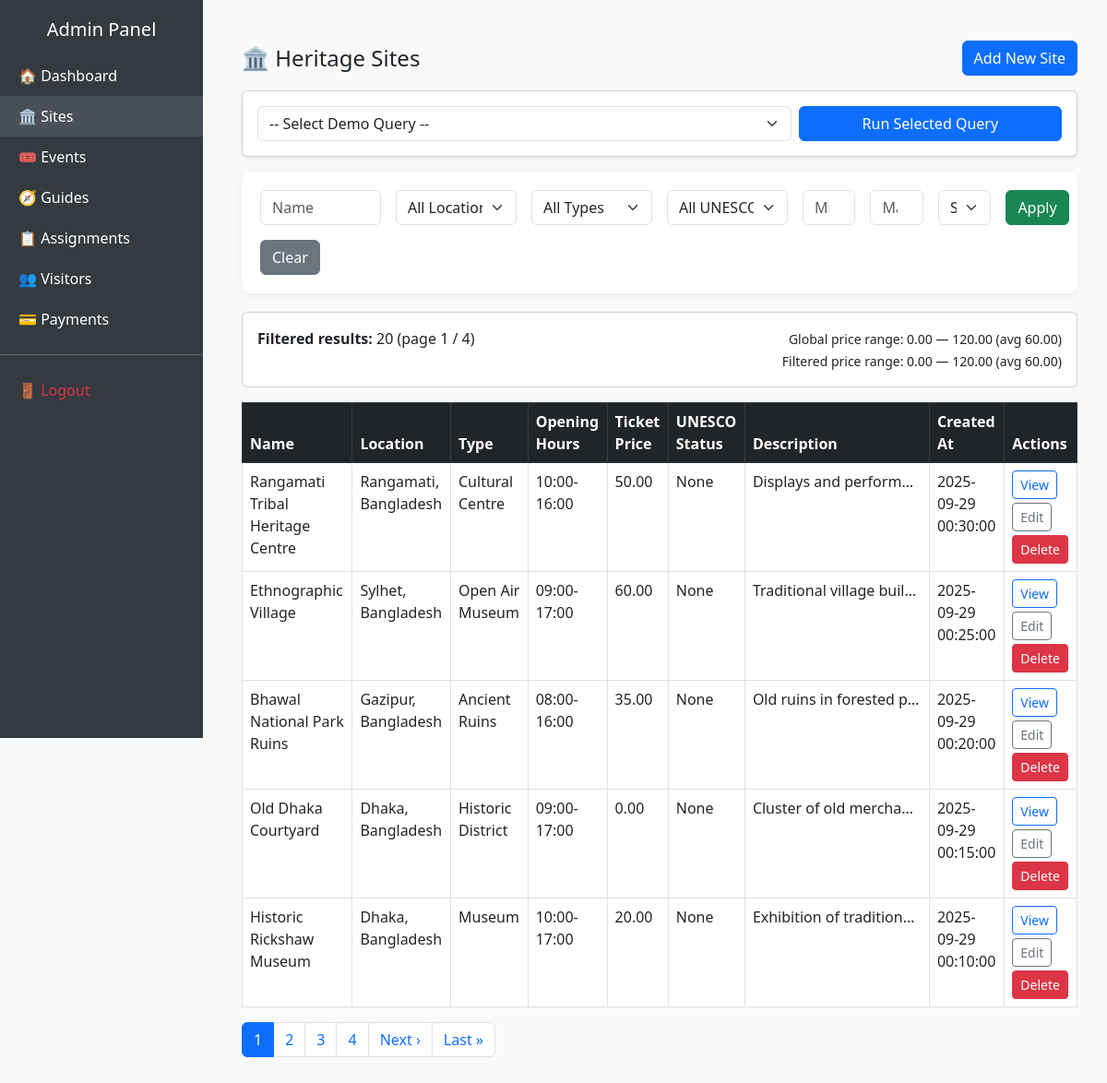
Page /admin/manage_sites.php (signed in) on the committed database.
### tables this page shows
CREATE TABLE IF NOT EXISTS HeritageSites (
  site_id INT AUTO_INCREMENT PRIMARY KEY,
  name VARCHAR(150) NOT NULL,
  location VARCHAR(200),
  type VARCHAR(100),
  opening_hours VARCHAR(100),
  ticket_price DECIMAL(10,2) DEFAULT 0,
  unesco_status ENUM('None','Tentative','World Heritage') DEFAULT 'None',
  description TEXT,
  created_at TIMESTAMP DEFAULT CURRENT_TIMESTAMP
);

### admin/manage_sites.php (the view, shortened to what this page needs)
<?php
require_once 'headerFooter.php';
require_once __DIR__ . '/../includes/db_connect.php';
function h($s){ return htmlspecialchars((string)$s, ENT_QUOTES | ENT_HTML5); }
$filter_name = trim($_GET['filter_name'] ?? '');
$filter_price_min = (isset($_GET['filter_price_min']) && $_GET['filter_price_min'] !== '') ? (float)$_GET['filter_price_min'] : null;
$filter_price_max = (isset($_GET['filter_price_max']) && $_GET['filter_price_max'] !== '') ? (float)$_GET['filter_price_max'] : null;
$page = max(1, (int)($_GET['page'] ?? 1));
$perPage = 5;
$globalStats = $pdo->query("SELECT COUNT(*) AS total, MIN(ticket_price) AS min_price, MAX(ticket_price) AS max_price, AVG(ticket_price) AS avg_price FROM HeritageSites")->fetch(PDO::FETCH_ASSOC);
$globalMin = $globalStats['min_price'] !== null ? (float)$globalStats['min_price'] : 0.00;
$globalMax = $globalStats['max_price'] !== null ? (float)$globalStats['max_price'] : 0.00;
$globalAvg = $globalStats['avg_price'] !== null ? (float)$globalStats['avg_price'] : 0.00;
$where = ' WHERE 1=1';
$params = [];
$order_by = 'created_at DESC';
$totalStmt = $pdo->prepare("SELECT COUNT(*) FROM HeritageSites $where");
$totalStmt->execute($params);
$totalRows = (int)$totalStmt->fetchColumn();
$totalPages = max(1, (int)ceil($totalRows / $perPage));
$offset = ($page - 1) * $perPage;
$query = "SELECT * FROM HeritageSites $where ORDER BY $order_by LIMIT :offset, :perPage";
$stmt = $pdo->prepare($query);
$stmt->bindValue(':offset', (int)$offset, PDO::PARAM_INT);
$stmt->bindValue(':perPage', (int)$perPage, PDO::PARAM_INT);
$stmt->execute();
$sites = $stmt->fetchAll(PDO::FETCH_ASSOC);
$filteredStatsStmt = $pdo->prepare("SELECT COUNT(*) AS total, MIN(ticket_price) AS min_price, MAX(ticket_price) AS max_price, AVG(ticket_price) AS avg_price FROM HeritageSites $where");
$filteredStatsStmt->execute($params);
$filteredStats = $filteredStatsStmt->fetch(PDO::FETCH_ASSOC);
?>
<!doctype html>
<html lang="en">
<head>
<link href="https://cdn.jsdelivr.net/npm/bootstrap@5.3.0/dist/css/bootstrap.min.css" rel="stylesheet">
</head>
<body>
<div class="container py-4">
    <div class="d-flex justify-content-between align-items-center mb-3">
        <h4 class="m-0">🏛️ Heritage Sites</h4>
        <div>
            <a class="btn btn-primary" href="site_edit.php">Add New Site</a>
        </div>
    </div>
    <div class="card mb-3 p-3 shadow-sm">
      <form method="post" class="row g-2 align-items-center">
        <div class="col-md-8">
          <select name="query_key" class="form-select" required>
            <option value="">-- Select Demo Query --</option>
          </select>
        </div>
        <div class="col-md-4">
          <button class="btn btn-primary w-100">Run Selected Query</button>
        </div>
      </form>
    </div>
    <div class="filter-card">
        <form class="row g-3" method="get" novalidate>
            <div class="col-md-2"><input type="text" name="filter_name" class="form-control" placeholder="Name" value="<?= h($filter_name) ?>"></div>
            <div class="col-md-2">
                <select name="filter_location" class="form-select">
                    <option value="">All Locations</option>
                </select>
            </div>
            <div class="col-md-2">
                <select name="filter_type" class="form-select">
                    <option value="">All Types</option>
                </select>
            </div>
            <div class="col-md-2">
                <select name="filter_unesco" class="form-select">
                    <option value="">All UNESCO</option>
                </select>
            </div>
            <div class="col-md-1"><input type="number" step="1" min="<?= h((string)$globalMin) ?>" max="<?= h((string)$globalMax) ?>" name="filter_price_min" class="form-control" placeholder="Min" value="<?= h($filter_price_min ?? '') ?>"></div>
            <div class="col-md-1"><input type="number" step="1" min="<?= h((string)$globalMin) ?>" max="<?= h((string)$globalMax) ?>" name="filter_price_max" class="form-control" placeholder="Max" value="<?= h($filter_price_max ?? '') ?>"></div>
            <div class="col-md-1">
                <select name="sort_price" class="form-select">
                    <option value="">Sort Price</option>
                </select>
            </div>
            <div class="col-md-1 d-grid"><button class="btn btn-success">Apply</button></div>
            <div class="col-md-1 d-grid"><a class="btn btn-secondary" href="manage_sites.php">Clear</a></div>
        </form>
    </div>
    <div class="mb-3">
        <div class="card p-3">
            <div class="row">
                <div class="col-md-6"><strong>Filtered results:</strong> <?= (int)($filteredStats['total'] ?? 0) ?> (page <?= $page ?> / <?= $totalPages ?>)</div>
                <div class="col-md-6 text-md-end">
                    <small>Global price range: <?= number_format((float)$globalMin, 2) ?> — <?= number_format((float)$globalMax, 2) ?> (avg <?= number_format((float)$globalAvg, 2) ?>)</small><br>
                    <small>Filtered price range: <?= $filteredStats['min_price'] !== null ? number_format((float)$filteredStats['min_price'], 2) : '-' ?> — <?= $filteredStats['max_price'] !== null ? number_format((float)$filteredStats['max_price'], 2) : '-' ?> (avg <?= $filteredStats['avg_price'] !== null ? number_format((float)$filteredStats['avg_price'], 2) : '-' ?>)</small>
                </div>
            </div>
        </div>
    </div>
    <?php if (empty($sites)): ?>
        <div class="alert alert-info">No heritage sites found with these filters.</div>
    <?php else: ?>
        <table class="table table-hover table-bordered bg-white">
            <thead class="table-dark">
                <tr>
                    <th>Name</th>
                    <th>Location</th>
                    <th>Type</th>
                    <th>Opening Hours</th>
                    <th>Ticket Price</th>
                    <th>UNESCO Status</th>
                    <th>Description</th>
                    <th>Created At</th>
                    <th>Actions</th>
                </tr>
            </thead>
            <tbody>
            <?php foreach ($sites as $s): ?>
                <tr>
                    <td><?= h($s['name']) ?></td>
                    <td><?= h($s['location']) ?></td>
                    <td><?= h($s['type']) ?></td>
                    <td><?= h($s['opening_hours']) ?></td>
                    <td><?= number_format((float)($s['ticket_price'] ?? 0), 2) ?></td>
                    <td><?= h($s['unesco_status']) ?></td>
                    <td class="truncate" title="<?= h($s['description']) ?>"><?= h($s['description']) ?></td>
                    <td><?= h($s['created_at']) ?></td>
                    <td>
                        <a href="../site_view.php?id=<?= (int)$s['site_id'] ?>" class="btn btn-sm btn-outline-primary mb-1">View</a>
                        <a class="btn btn-sm btn-outline-secondary mb-1" href="site_edit.php?id=<?= (int)$s['site_id'] ?>">Edit</a>
                        <form method="post" class="d-inline" onsubmit="return confirm('Delete site?');">
                            <button type="submit" class="btn btn-sm btn-danger">Delete</button>
                        </form>
                    </td>
                </tr>
            <?php endforeach; ?>
            </tbody>
        </table>
        <?php if ($totalPages > 1): ?>
            <nav aria-label="pagination">
                <ul class="pagination">
                    <?php
                    $baseParams = $_GET;
                    unset($baseParams['page']);
                    $baseUrl = '?' . http_build_query($baseParams);
                    $start = max(1, $page - 5);
                    $end = min($totalPages, $page + 5);
                    for ($p = $start; $p <= $end; $p++) {
                        $active = $p === $page ? ' active' : '';
                        echo '<li class="page-item'.$active.'"><a class="page-link" href="'.$baseUrl.'&page='.$p.'">'.$p.'</a></li>';
                    }
                    if ($page < $totalPages) {
                        echo '<li class="page-item"><a class="page-link" href="'.$baseUrl.'&page='.($page+1).'">Next ›</a></li>';
                        echo '<li class="page-item"><a class="page-link" href="'.$baseUrl.'&page='.$totalPages.'">Last »</a></li>';
                    }
                    ?>
                </ul>
            </nav>
        <?php endif; ?>
    <?php endif; ?>
</div>
</body>
</html>

### admin/headerFooter.php (style rules this page uses)
body { background-color: #f8f9fa; }

### admin/manage_sites.php (style rules this page uses)
body { background-color: #f8f9fa; }
.filter-card { background: #fff; padding: 20px; border-radius: 10px; box-shadow: 0 2px 6px rgba(0,0,0,0.06); margin-bottom: 20px; }
.truncate { max-width: 200px; white-space: nowrap; overflow: hidden; text-overflow: ellipsis; }

### rows in the picture
heritagesites: name "Rangamati Tribal Heritage Centre", location "Rangamati, Bangladesh", type "Cultural Centre", opening_hours "10:00-16:00", ticket_price "50.00", unesco_status "None", description "Displays and performa…", created_at "2025-09-29 00:30:00"
heritagesites: name "Ethnographic Village", location "Sylhet, Bangladesh", type "Open Air Museum", opening_hours "09:00-17:00", ticket_price "60.00", unesco_status "None", description "Traditional village buil…", created_at "2025-09-29 00:25:00"
heritagesites: name "Bhawal National Park Ruins", location "Gazipur, Bangladesh", type "Ancient Ruins", opening_hours "08:00-16:00", ticket_price "35.00", unesco_status "None", description "Old ruins in forested p…", created_at "2025-09-29 00:20:00"
heritagesites: name "Old Dhaka Courtyard", location "Dhaka, Bangladesh", type "Historic District", opening_hours "09:00-17:00", ticket_price "0.00", unesco_status "None", description "Cluster of old mercha…", created_at "2025-09-29 00:15:00"
heritagesites: name "Historic Rickshaw Museum", location "Dhaka, Bangladesh", type "Museum", opening_hours "10:00-17:00", ticket_price "20.00", unesco_status "None", description "Exhibition of tradition…", created_at "2025-09-29 00:10:00"

### other values in the picture
$filteredStats['total'] "20"
$page "1"
$totalPages "4"
$globalMin "0.00"
$globalMax "120.00"
$globalAvg "60.00"
$filteredStats['min_price'] "0.00"
$filteredStats['max_price'] "120.00"
$filteredStats['avg_price'] "60.00"
